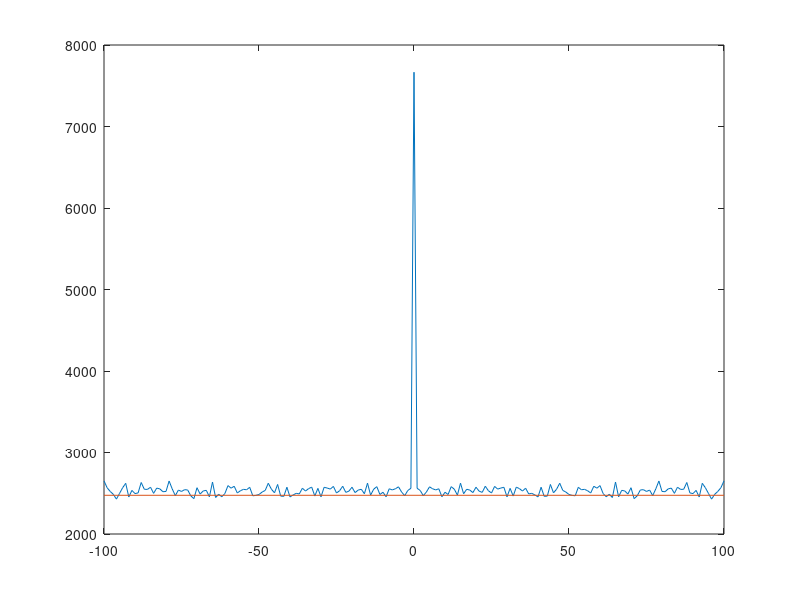

MATLAB code to generate this figure: (Note: this script raises an error after producing the figure.)

%% poisson process simple

n = 10e3;
lambda = .5;
nlags = 100;

y = poissrnd(lambda*ones(n,1));


figure(1); clf
[ac, lags] = xcorr(y, y, nlags);

plot(lags, ac); hold on
plot(xlim, [1 1]*(lambda^2)*(n-nlags))

figure(2); clf
K = 100;
h = histogram(diff(find(y)), 'binEdges', 0:K); hold on
plot(0:K, (lambda*n)*lambda*exp(-lambda*(0:K)))

